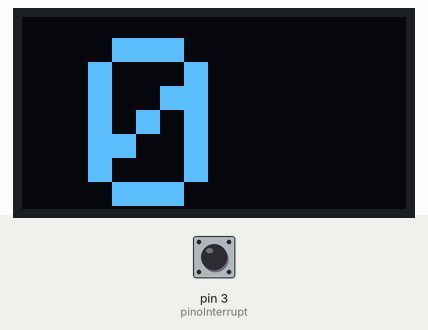
Simulated run of this sketch. Board: Arduino Mega 2560, built with avr-gcc and run on an emulated ATmega2560. On the bench: 128×64 one-colour display. The test bench sets the inputs (shaded band); at power-on: pin 3 (pinoInterrupt) LOW. What the sketch prints to the serial monitor is not drawn.

Above: at 1.4 s.
1.5 s: pin 3 (pinoInterrupt) pulled HIGH for 0.15 s
Timing chart, 0 to 4.5 s (numbered marks = the images above; inputs shaded):
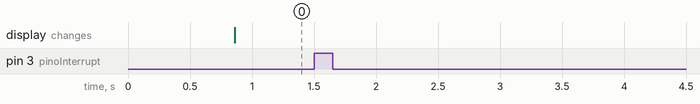

Measured:
- after the input at 1.5 s, every drawn part: stays the same

The sketch:

codigo_Teensy_Aquila-28-07.ino
```cpp
#include <SPI.h>  raio=8cm
#include <Wire.h>
#include <Adafruit_GFX.h>
#include <Adafruit_SSD1306.h>

#define TEMPOATT 200
#define TEMPOATT2 1500
#define TEMPOATT3 800

const int OLED_RESET=-1, pinoInterrupt = 3, pinoBotao=10;
//#define OLED_RESET 4
const byte SCREEN_WIDTH = 128, SCREEN_HEIGHT = 64;
int i_vel=0, dado1,dado2;
float t0=0,tempo_p0 =0,comprimento=0, periodo=0,circunferencia=0.503,velocidade_display=0,velocidade =0, tempo=0, tempoatualizacao=0;
char buffer[50];
String mensagem;

const unsigned char epd_bitmap_logoazul [] PROGMEM = {
 // 'logoazul, 64x64px
  0x00, 0x00, 0x00, 0x1f, 0xf8, 0x00, 0x00, 0x00, 0x00, 0x00, 0x01, 0xe0, 0x07, 0xc0, 0x00, 0x00,
  0x00, 0x00, 0x0e, 0x00, 0x00, 0x70, 0x00, 0x00, 0x00, 0x00, 0x30, 0x00, 0x00, 0x0c, 0x00, 0x00,
  0x00, 0x00, 0xc0, 0x00, 0x00, 0x03, 0x00, 0x00, 0x00, 0x03, 0x00, 0x00, 0x00, 0x00, 0xc0, 0x00,
  0x00, 0x06, 0x00, 0x1f, 0xf0, 0x00, 0x60, 0x00, 0x00, 0x08, 0x01, 0xff, 0xff, 0x80, 0x18, 0x00,
  0x00, 0x30, 0x0f, 0xfb, 0xff, 0xe0, 0x0c, 0x00, 0x00, 0x60, 0x3f, 0xf8, 0xff, 0xf8, 0x06, 0x00,
  0x00, 0xc0, 0x3f, 0xf8, 0x3f, 0xfe, 0x03, 0x00, 0x00, 0x80, 0x1f, 0xf8, 0x1f, 0xff, 0x01, 0x80,
  0x01, 0x02, 0x0f, 0xf8, 0x0f, 0xff, 0xc0, 0x80, 0x02, 0x07, 0x87, 0xf8, 0x07, 0xff, 0xe0, 0x40,
  0x06, 0x0f, 0xc3, 0xf9, 0x03, 0xcf, 0xf0, 0x60, 0x04, 0x1f, 0xe1, 0xf8, 0x83, 0x8f, 0xf8, 0x20,
  0x08, 0x3f, 0xf0, 0xf8, 0xc3, 0x0f, 0xfc, 0x10, 0x08, 0x3f, 0xf8, 0x38, 0x62, 0x4f, 0xfc, 0x18,
  0x10, 0x7f, 0xfe, 0x1c, 0x72, 0x4f, 0xfe, 0x08, 0x10, 0x7f, 0xff, 0x0e, 0x32, 0xcf, 0xff, 0x08,
  0x20, 0xff, 0xff, 0x87, 0x3a, 0xcf, 0xff, 0x04, 0x20, 0xff, 0xff, 0xc1, 0x9e, 0x9f, 0xff, 0x84,
  0x21, 0xff, 0xff, 0xe0, 0xff, 0xbf, 0xff, 0x86, 0x41, 0xf8, 0x01, 0xf8, 0x7f, 0xff, 0xff, 0x82,
  0x43, 0xf8, 0x01, 0xfc, 0x1f, 0xff, 0xff, 0x82, 0x43, 0xf8, 0x01, 0xfe, 0x00, 0x00, 0x00, 0x02,
  0x43, 0xf8, 0x7f, 0xff, 0x00, 0x00, 0x00, 0x03, 0x83, 0xf8, 0x7f, 0xff, 0xff, 0xff, 0xff, 0xc1,
  0x83, 0xf8, 0x7f, 0xff, 0xff, 0xff, 0xff, 0xe1, 0x87, 0xf8, 0x7f, 0xfc, 0x0e, 0x01, 0xff, 0xe1,
  0x87, 0xf8, 0x01, 0xf8, 0x0e, 0x00, 0x7f, 0xe1, 0x87, 0xf8, 0x01, 0xe0, 0x0e, 0x00, 0x3f, 0xe1,
  0x87, 0xf8, 0x01, 0xe0, 0xfe, 0x3e, 0x1f, 0xe1, 0x87, 0xf8, 0x01, 0xc1, 0xfe, 0x3f, 0x1f, 0xe1,
  0x83, 0xf8, 0x7f, 0xc3, 0xfe, 0x3f, 0x8f, 0xe1, 0x83, 0xf8, 0x7f, 0xc3, 0xfe, 0x3f, 0x8f, 0xe1,
  0x83, 0xf8, 0x7f, 0xc3, 0xfe, 0x3f, 0x8f, 0xc1, 0x43, 0xf8, 0x7f, 0xc1, 0xff, 0x3f, 0x8f, 0xc3,
  0x43, 0xf8, 0x00, 0xe0, 0xff, 0x1f, 0x1f, 0xc2, 0x43, 0xf8, 0x00, 0xe0, 0x0f, 0x80, 0x1f, 0xc2,
  0x41, 0xf8, 0x00, 0xf0, 0x0f, 0x80, 0x3f, 0x82, 0x61, 0xf8, 0x00, 0xfc, 0x0f, 0xe0, 0xff, 0x86,
  0x20, 0xff, 0xff, 0xff, 0xff, 0xff, 0xff, 0x84, 0x20, 0x7f, 0xff, 0xff, 0xff, 0xff, 0xff, 0x04,
  0x10, 0x00, 0x00, 0x00, 0x00, 0x00, 0x00, 0x08, 0x10, 0x00, 0x00, 0x00, 0x00, 0x00, 0x00, 0x08,
  0x08, 0x00, 0xf0, 0x00, 0x00, 0x00, 0x00, 0x18, 0x08, 0x01, 0xf8, 0x0c, 0x00, 0x00, 0x00, 0x10,
  0x04, 0x03, 0x1c, 0x0c, 0x00, 0x00, 0x00, 0x20, 0x06, 0x03, 0x0d, 0xfe, 0xff, 0x73, 0xc0, 0x60,
  0x02, 0x07, 0x0d, 0x8f, 0xdf, 0xbe, 0x60, 0x40, 0x01, 0x03, 0x0f, 0x0d, 0x8f, 0x9e, 0x60, 0x80,
  0x01, 0x83, 0x9d, 0x8d, 0x8f, 0x1e, 0x61, 0x80, 0x00, 0xc1, 0xf9, 0xec, 0xff, 0x1b, 0xe3, 0x00,
  0x00, 0x60, 0x60, 0xc0, 0x60, 0x01, 0x86, 0x00, 0x00, 0x30, 0x00, 0x00, 0x00, 0x00, 0x0c, 0x00,
  0x00, 0x18, 0x00, 0x00, 0x00, 0x00, 0x18, 0x00, 0x00, 0x06, 0x00, 0x00, 0x00, 0x00, 0x60, 0x00,
  0x00, 0x03, 0x00, 0x00, 0x00, 0x00, 0xc0, 0x00, 0x00, 0x00, 0xc0, 0x00, 0x00, 0x03, 0x00, 0x00,
  0x00, 0x00, 0x70, 0x00, 0x00, 0x0e, 0x00, 0x00, 0x00, 0x00, 0x0e, 0x00, 0x00, 0x70, 0x00, 0x00,
  0x00, 0x00, 0x03, 0xe0, 0x07, 0xc0, 0x00, 0x00, 0x00, 0x00, 0x00, 0x3f, 0xfc, 0x00, 0x00, 0x00
};

Adafruit_SSD1306 display(SCREEN_WIDTH, SCREEN_HEIGHT, &Wire, OLED_RESET);

void setup()
{
  display.begin(SSD1306_SWITCHCAPVCC, 0x3C);
  Serial.println("Inicializando");
  //drawlogo();
  Serial.begin(9600);
  Serial1.begin(115200); // comunicação com o esp
  pinMode(pinoInterrupt, INPUT);
  attachInterrupt(digitalPinToInterrupt(pinoInterrupt), calculo_vel, RISING);
}


void loop(){
  float tempo2=millis();
  tempo=millis();
  if (velocidade_display!=0.00 && ( (millis()-t0)> TEMPOATT2)) {
    velocidade_display=0.00;
    Serial.println(" ");
    Serial.print("----- VEL REAL -----:");
    Serial.println(velocidade_display);
    }

   if( tempo > TEMPOATT3) {
     updt_display();
     tempo=0;
     delay(500);
    }

  if(velocidade_display<10.00) { //para manter o padrão de dois dígitos, verificar se isso funciona na hora do esp32 receber
    int velocidade_serial=(int)velocidade_display;
    mensagem=String(velocidade_serial) ;
    mensagem="0"+String(velocidade_serial);
    Serial.print("mensgaem:");
    Serial.print(mensagem);
    Serial1.print(mensagem); //comunicação com o esp
    Serial1.flush();
    }
   else{
    int velocidade_serial=(int)velocidade_display;
     mensagem=String(velocidade_serial) ;
    Serial.print("mensgaem:");
    Serial.print(mensagem);
    Serial1.print(mensagem); //comunicação com o esp
    Serial1.flush();
    }

 delay(200);
}


void calculo_vel()
{

    i_vel++;

    if(i_vel>1)
    {
        //periodo=((millis()-tempo_p0)*2.0); //dois imas
        periodo=(millis()-tempo_p0);
        tempo_p0=millis();
        i_vel=0;
        //if(periodo!=0.000000000)
        if(periodo>32) // periodo para 55 km/h = 32.92 s
        {
        comprimento = 3600.0*circunferencia;
        velocidade = (comprimento/periodo);

        }

    }


     if((millis()-t0)>TEMPOATT){
        velocidade_display=velocidade;
        Serial.println(" ");
        Serial.print("----- VEL REAL -----:");
        Serial.println(velocidade_display);
        t0=millis();
        }

}


void updt_display()
{
  Serial.println(" ");
  Serial.print("----- DISPLAY ----- :");
  Serial.println(velocidade_display);
  draw(velocidade_display);

}


void draw(float dado_velocidade) {
 int exibicao;
exibicao=int(dado_velocidade);
display.clearDisplay();
display.setTextSize(8.7);
display.setTextColor(WHITE);
display.setCursor(22,7);
display.println(exibicao);
display.display();
}


void drawlogo() {
display.clearDisplay();
display.drawBitmap(32, 0, epd_bitmap_logoazul , 64, 64, 1); // (0,0) posicao no display, (128,64) tam. da img., (conix_64x64) image name.
display.display();
delay(1500);
}
```
